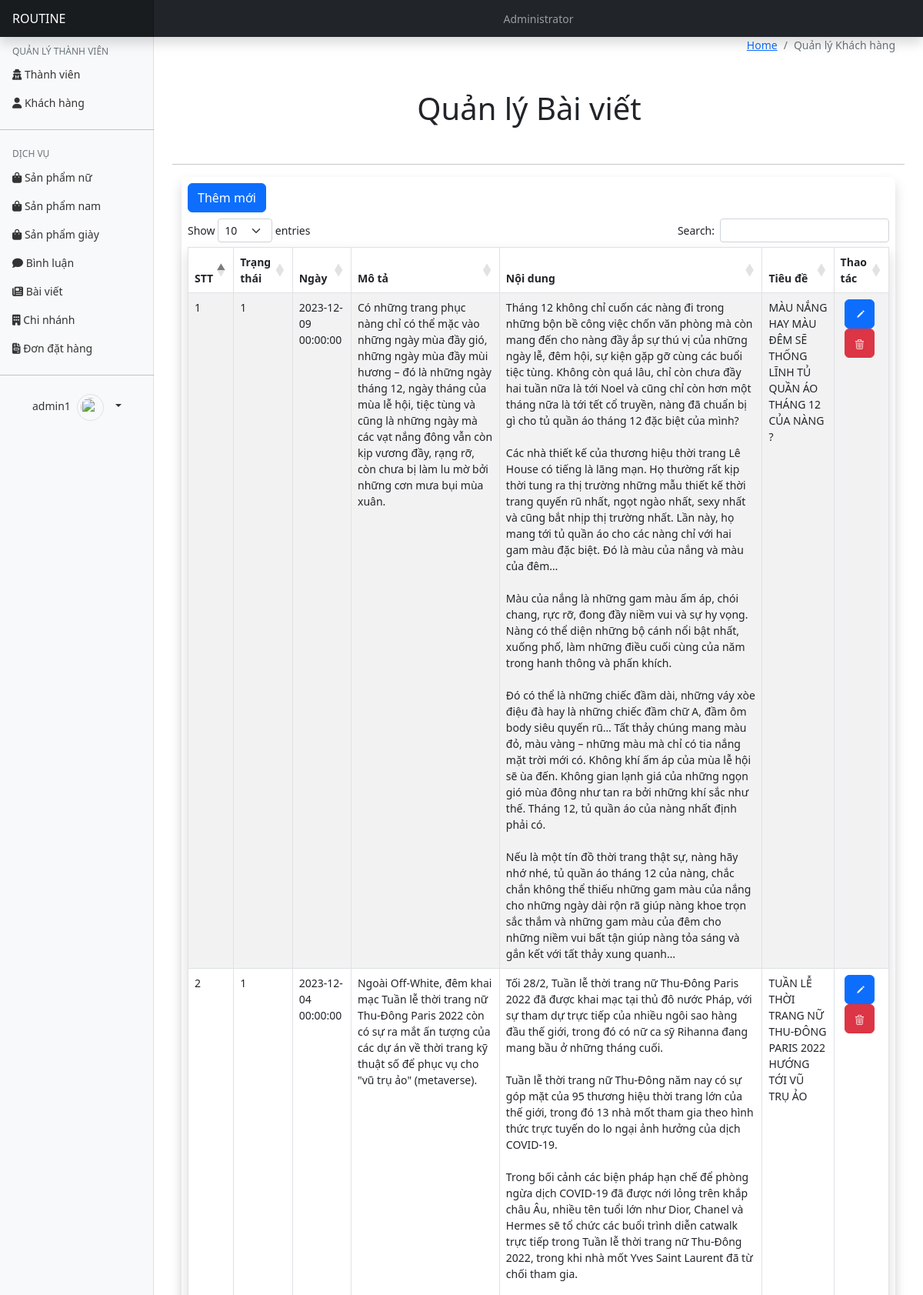
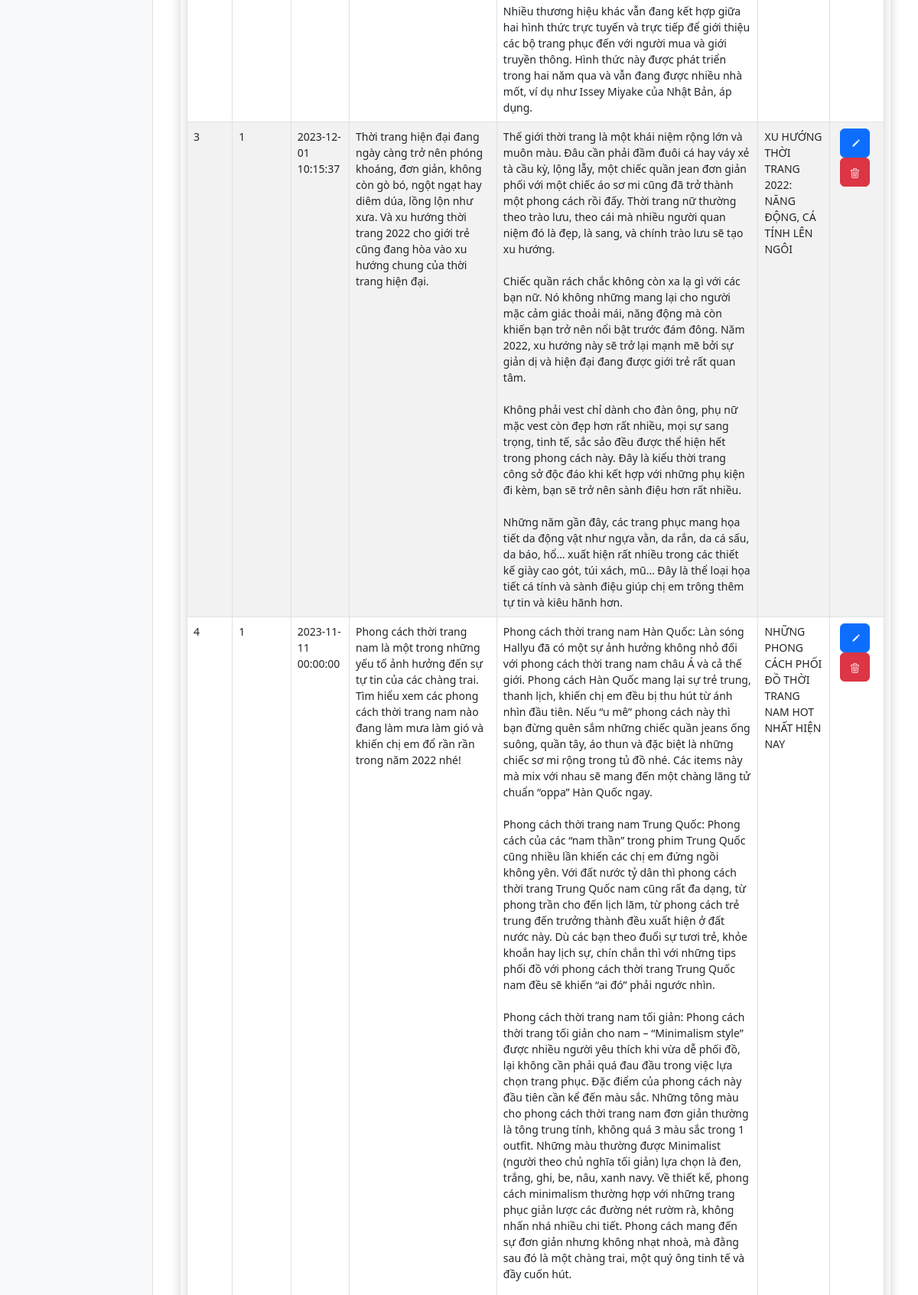
Page /index.php?page=admin&controller=news&action=index (signed in, upper part) on the committed database (2 pictures, top to bottom).
### tables this page shows
CREATE TABLE `news` (
  `id` int(11) NOT NULL,
  `status` tinyint(1) DEFAULT NULL,
  `date` datetime DEFAULT NULL,
  `description` varchar(1000) DEFAULT NULL,
  `content` varchar(10000) DEFAULT NULL,
  `title` varchar(255) DEFAULT NULL
);

### controllers/admin/news_controller.php (called while the page is built, shortened)
<?php
require_once('controllers/admin/base_controller.php');
require_once('models/news.php');
class NewsController extends BaseController
{
	public function index()
	{
        $news = News::getAll();
        $data = array('news' => $news);
        $this->render('index', $data);
	}
}

### routes.php (called while the page is built, shortened)
<?php
$controller = new $klass;
$controller->$action();

### index.php (called while the page is built, shortened)
<?php
require_once('routes.php');

### models/news.php (called while the page is built, shortened)
<?php
class News
{
    public function __construct($id, $status, $date, $title, $description, $content)
    {
        $this->status = $status;
        $this->date = $date;
        $this->title = $title;
        $this->description = $description;
        $this->content = $content;
    }
    static function getAll()
    {
        $db = DB::getInstance();
        $req = $db->query("SELECT * FROM news ORDER BY date DESC");
        $lnews = [];
        foreach ($req->fetch_all(MYSQLI_ASSOC) as $news)
        {
            $lnews[] = new News(
                $news['id'],
                $news['status'],
                $news['date'],
                $news['title'],
                $news['description'],
                $news['content']
            );
        }
        return $lnews;
    }
}
?>

### views/admin/news/index.php (the view, shortened to what this page needs)
<?php
require_once('views/admin/header.php'); ?>
<?php
require_once('views/admin/content_layouts.php'); ?>
<div class="content-wrapper">
    <section class="content-header">
        <div class="container-fluid">
            <div class="float-end">
                <ol class="breadcrumb float-sm-right">
                    <li class="breadcrumb-item"><a href="#">Home</a></li>
                    <li class="breadcrumb-item active">Quản lý Khách hàng</li>
                </ol>
            </div>
        </div>
        <div class="container-fluid row">
            <div class="my-3">
                <p class="row">
                <h1 class="text-center">Quản lý Bài viết</h1>
                </p>
            </div>
        </div>
    </section>
    <hr>
    <section class="content">
        <div class="container-fluid">
            <div class="row">
                <div class="col-12">
                    <div class="shadow p-2 rounded">
                        <div class="">
                            <button class="btn btn-primary mb-2" type="button" data-bs-toggle="modal" data-bs-target="#addUserModal">Thêm mới</button>
                            <table id="tab-new" class="table table-bordered table-striped shadow">
                                <thead>
                                    <tr class="text-center">
                                        <th scope="col" class="d-none d-lg-table-cell">STT</th>
                                        <th scope="col" class="d-none d-lg-table-cell">Trạng thái</th>
                                        <th scope="col" class="d-none d-lg-table-cell">Ngày </th>
                                        <th scope="col" class="d-none d-lg-table-cell">Mô tả</th>
                                        <th scope="col" class="d-none d-lg-table-cell">Nội dung</th>
                                        <th scope="col">Tiêu đề</th>
                                        <th scope="col">Thao tác</th>
                                    </tr>
                                </thead>
                                <tbody>
                                    <?php
                                    $index = 1;
                                    foreach ($news as $new) {
                                    ?>
                                              <tr >
                                                    <td class="d-none d-lg-table-cell">
                                                         <?php echo $index ; ?>
                                                    </td>
                                                    <td class="d-none d-lg-table-cell">
                                                    <?php echo  $new->status ; ?>
                                                    </td>
                                                    <td class="d-none d-lg-table-cell">
                                                    <?php echo  $new->date  ; ?>
                                                    </td>
                                                    <td class="d-none d-lg-table-cell">
                                                    <?php echo  $new->description ; ?>
                                                    </td>
                                                    <td class="d-none d-lg-table-cell">
                                                    <?php echo  $new->content ; ?>
                                                    </td>
                                                    <td>
                                                    <?php echo  $new->title ; ?>
                                                    </td    >
                                                    <td class="text-center">
                                                    <button class="btn-edit btn btn-primary btn-xs" style="margin-right: 5px;" data-bs-id='$new->id'  data-bs-description='$new->description' data-bs-content='$new->content' data-bs-title='$new->title' data-bs-target='#EditNewModal' data-bs-toggle='modal'></button>
                                                    <button class="btn-delete btn btn-danger btn-xs" style="margin-right: 5px;" data-bs-id='$new->id' data-bs-target='#DeleteNewModal' data-bs-toggle='modal'></button>
                                                  </td>
                                                </tr>
                                                <?php
                                        $index++;
                                    }
                                    ?>
                                </tbody>
                            </table>
                        </div>
                    </div>
                </div>
            </div>
        </div>
</section>
</div>
<?php
require_once('views/admin/footer.php'); ?>
</body>
</html>

### assets/stylesheets/db.css (style rules this page uses)
body { font-size: .875rem; }

### rows in the picture
news: status "1", date "2023-12-09 00:00:00", description "Có những trang phục nàng chỉ có thể mặc vào những ngày mùa đầy gió, những ngày mùa đầy mùi hương – đó là những ngày tháng 12, ngày tháng của mùa lễ hội, tiệc tùng và cũng là những ngày mà các vạt nắng đông vẫn còn kịp vương đầy, rạng rỡ, còn chưa bị làm lu mờ bởi những cơn mưa bụi mùa xuân.", content "Tháng 12 không chỉ cuốn các nàng đi trong những bộn bề công việc chốn văn phòng mà còn mang đến cho nàng đầy ắp sự thú vị của những ngày lễ, đêm hội, sự kiện gặp gỡ cùng các buổi tiệc tùng. Không còn quá lâu, chỉ còn chưa đầy hai tuần nữa là tới Noel và cũng chỉ còn hơn một tháng nữa là tới tết cổ truyền, nàng đã chuẩn bị gì cho tủ quần áo tháng 12 đặc biệt của mình? Các nhà thiết kế của thương hiệu thời trang Lê House có tiếng là lãng mạn. Họ thường rất kịp thời tung ra thị trường những mẫu thiết kế thời trang quyến rũ nhất, ngọt ngào nhất, sexy nhất và cũng bắt nhịp thị trường nhất. Lần này, họ mang tới tủ quần áo cho các nàng chỉ với hai gam màu đặc biệt. Đó là màu của nắng và màu của…", title "MÀU NẮNG HAY MÀU ĐÊM SẼ THỐNG LĨNH TỦ QUẦN ÁO THÁNG 12 CỦA NÀNG ?"
news: status "1", date "2023-12-04 00:00:00", description "Ngoài Off-White, đêm khai mạc Tuần lễ thời trang nữ Thu-Đông Paris 2022 còn có sự ra mắt ấn tượng của các dự án về thời trang kỹ thuật số để phục vụ cho \"vũ trụ ảo\" (metaverse).", content "Tối 28/2, Tuần lễ thời trang nữ Thu-Đông Paris 2022 đã được khai mạc tại thủ đô nước Pháp, với sự tham dự trực tiếp của nhiều ngôi sao hàng đầu thế giới, trong đó có nữ ca sỹ Rihanna đang mang bầu ở những tháng cuối. Tuần lễ thời trang nữ Thu-Đông năm nay có sự góp mặt của 95 thương hiệu thời trang lớn của thế giới, trong đó 13 nhà mốt tham gia theo hình thức trực tuyến do lo ngại ảnh hưởng của dịch COVID-19. Trong bối cảnh các biện pháp hạn chế để phòng ngừa dịch COVID-19 đã được nới lỏng trên khắp châu Âu, nhiều tên tuổi lớn như Dior, Chanel và Hermes sẽ tổ chức các buổi trình diễn catwalk trực tiếp trong Tuần lễ thời trang nữ Thu-Đông 2022, trong khi nhà mốt Yves Saint Laurent đã từ chối…", title "TUẦN LỄ THỜI TRANG NỮ THU-ĐÔNG PARIS 2022 HƯỚNG TỚI VŨ TRỤ ẢO"
news: status "1", date "2023-12-01 10:15:37", description "Thời trang hiện đại đang ngày càng trở nên phóng khoáng, đơn giản, không còn gò bó, ngột ngạt hay diêm dúa, lồng lộn như xưa. Và xu hướng thời trang 2022 cho giới trẻ cũng đang hòa vào xu hướng chung của thời trang hiện đại.", content "Thế giới thời trang là một khái niệm rộng lớn và muôn màu. Đâu cần phải đầm đuôi cá hay váy xẻ tà cầu kỳ, lộng lẫy, một chiếc quần jean đơn giản phối với một chiếc áo sơ mi cũng đã trở thành một phong cách rồi đấy. Thời trang nữ thường theo trào lưu, theo cái mà nhiều người quan niệm đó là đẹp, là sang, và chính trào lưu sẽ tạo xu hướng. Chiếc quần rách chắc không còn xa lạ gì với các bạn nữ. Nó không những mang lại cho người mặc cảm giác thoải mái, năng động mà còn khiến bạn trở nên nổi bật trước đám đông. Năm 2022, xu hướng này sẽ trở lại mạnh mẽ bởi sự giản dị và hiện đại đang được giới trẻ rất quan tâm. Không phải vest chỉ dành cho đàn ông, phụ nữ mặc vest còn đẹp hơn rất nhiều, mọi sự…", title "XU HƯỚNG THỜI TRANG 2022: NĂNG ĐỘNG, CÁ TÍNH LÊN NGÔI"
news: status "1", date "2023-11-11 00:00:00", description "Phong cách thời trang nam là một trong những yếu tố ảnh hưởng đến sự tự tin của các chàng trai. Tìm hiểu xem các phong cách thời trang nam nào đang làm mưa làm gió và khiến chị em đổ rần rần trong năm 2022 nhé!", content "Phong cách thời trang nam Hàn Quốc: Làn sóng Hallyu đã có một sự ảnh hưởng không nhỏ đối với phong cách thời trang nam châu Á và cả thế giới. Phong cách Hàn Quốc mang lại sự trẻ trung, thanh lịch, khiến chị em đều bị thu hút từ ánh nhìn đầu tiên. Nếu “u mê” phong cách này thì bạn đừng quên sắm những chiếc quần jeans ống suông, quần tây, áo thun và đặc biệt là những chiếc sơ mi rộng trong tủ đồ nhé. Các items này mà mix với nhau sẽ mang đến một chàng lãng tử chuẩn “oppa” Hàn Quốc ngay. Phong cách thời trang nam Trung Quốc: Phong cách của các “nam thần” trong phim Trung Quốc cũng nhiều lần khiến các chị em đứng ngồi không yên. Với đất nước tỷ dân thì phong cách thời trang Trung Quốc nam cũng…", title "NHỮNG PHONG CÁCH PHỐI ĐỒ THỜI TRANG NAM HOT NHẤT HIỆN NAY"

### other values in the picture
$_SESSION["user"] "admin1"
